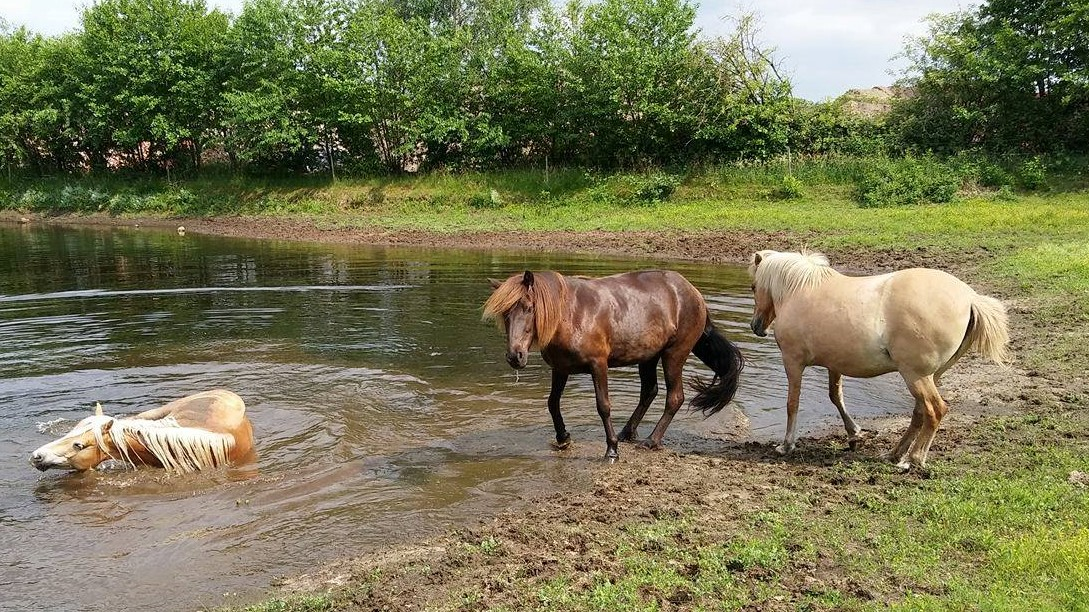
#> input picture paarden.jpg, 1089 x 612 px
$ python testSaliency.py paarden.jpg
#> lines starting #> are read from the running program, lines starting #| are printed output that depends on the picture
### spectralresidualsaliency.py
# https://www.mathworks.com/matlabcentral/mlc-downloads/downloads/submissions/38512/versions/1/previews/CLE/saltool/SpectralR/SpectralResidualSaliency.m/index.html?access_key=
import sys
import cv2
import convolutions
import numpy as np
from matplotlib import pyplot as plt
from saliencyImage import kernel
from saliencyImage import getSaliencyFrame

def getSaliency(img):
    return cv2Methode(img)

def cv2Methode(img):
    saliency = cv2.saliency.StaticSaliencySpectralResidual_create()
    (success, saliencyMap) = saliency.computeSaliency(img)
    saliencyMap = (saliencyMap * 255).astype("uint8")
    return saliencyMap

# reformed version from minerva
# [15 lines left out: function residualMethode, not called in this run]

# method based of a paper
def residualMethode2(img):
    return getSaliencyFrame(img)

### testSaliency.py
from spectralresidualsaliency import getSaliency
import cv2
import sys
import numpy as np

for x in range(1,6):
    image = cv2.imread(str(sys.argv[x]))
#> image is the input picture: shape (612, 1089, 3); mean B, G, R 84.8, 119.5, 121

    # cv2.imshow("test",image)
    width=len(image[0])
#> width = 1089
    height=len(image)
#> height = 612
    newWidth = 400
    newHeight = int(height*(newWidth/width))
#> newHeight = 224
    salImage = getSaliency(image)
#> in cv2Methode, `(success, saliencyMap) = saliency.computeSaliency(img)`:
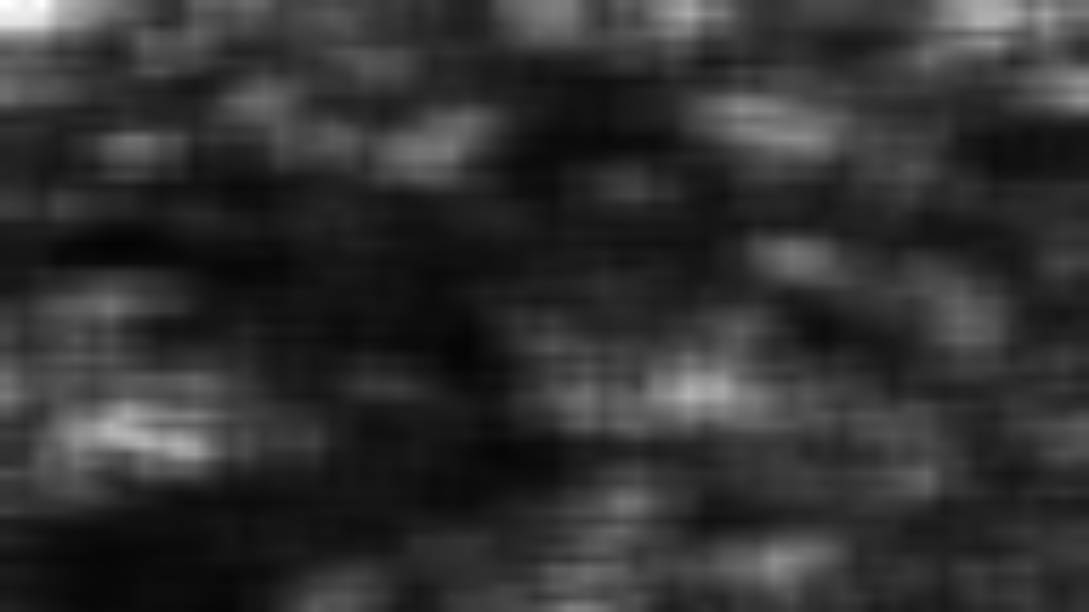
#> saliencyMap: shape (612, 1089) float32; min 0.0144, max 1, mean 0.196
#> in cv2Methode, `(success, saliencyMap) = saliency.computeSaliency(img)`: success = True
    salImage = cv2.resize(salImage, (newWidth, newHeight))
    image = cv2.resize(np.abs(image), (len(salImage[0]), len(salImage)))
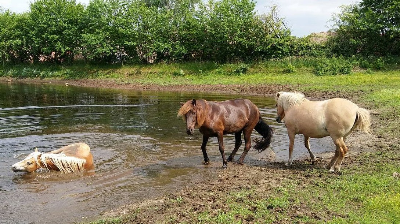
#> image: shape (224, 400, 3); mean B, G, R 84.6, 119.3, 120.9
    cv2.imshow("saliency",salImage)
    while True:
        if cv2.waitKey(1) & 0xFF == ord('q'):
#> (key q is pressed here)
#> (the run stopped early here; a loop or call above may not have finished)
